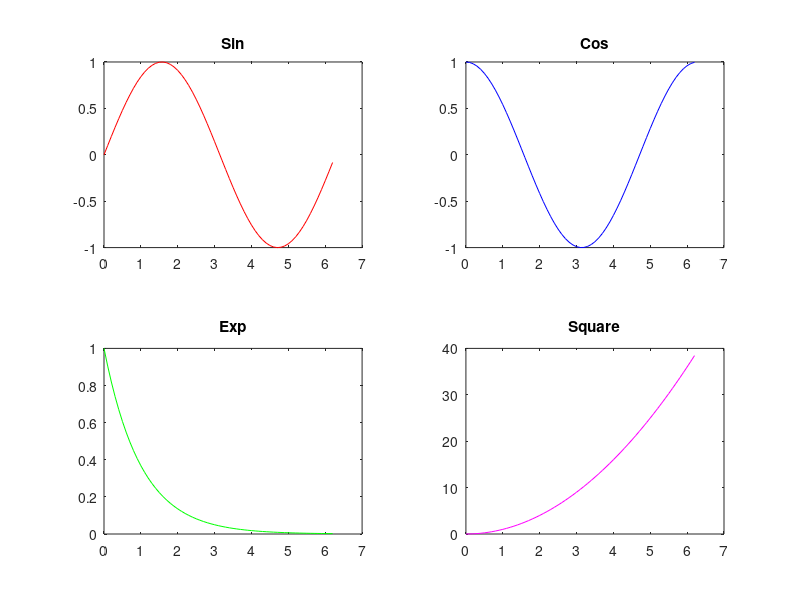

The MATLAB script that drew this image:
a = 7; %Defining a variable
% Comment
x = 6 + 9i; %Defining a complex variavle
row_vector = [1 2 4]; % just an array
row_vector2 = [6 5 8];
col_vector = [1;2;4];
dot_product = row_vector*col_vector;
dot_product2 = row_vector*row_vector2';

%Defining a matrix (2D vector)
Matrix1 = [1 2 3; 4 5 6; 3 3 9];
Matrix2 = [10 20 30; 40 50 60; 70 80 90];
element = Matrix1(2,3);  %should print the 3rd element of the 2nd row
matrix_multiplication = Matrix1*Matrix2;
element_wise_product = Matrix1.*Matrix2;
transpose = Matrix1';
Matrix1_det = det(Matrix1); %gets the determinant of the matrix
Matrix1_inv = inv(Matrix1); %gets the inverse of the matrix
[Matrix1, Matrix2]; %concatenates both the matrix side by side
[Matrix1; Matrix2]; %concatenates both the matrix one on top of another


A = (1:10)'; %prints 1 to 10 both inclusive, in one column. remove " ' " to print in a row
B = 0:2:100; %start element:step size:end element
Zeros = zeros(3); %3x3 matrix with all elements equal to 0
Ones = ones(4); %4x4 matrix with all elements equal to 1
Identity = eye(3); %3x3 identity matrix

%Plotting

x = linspace(0,2*pi); %By default generates 100 values from 0 to 2pi
y1 = sin(x);
y2 = cos(x);
%{
plot(x,y1,"",x,y2);
legend("Sine","Cos");

%}
semilogx(x,y1)
figure(1)
grid on

y1= log10(x);
y2= cos(x);


% plot(x,y1,'g*','LineWidth',4);
% plot(x,y1,'b--',x,y2); 
% legend("Sine", "Cosine");
% semilogx(x,y1)
% figure(1)
% title("Plot")
% grid on

x = 0:0.1:2*pi;
y1 = sin(x);
y2 = cos(x);
y3 = exp(-x);
y4 = x.^2;


subplot(2,2,1);
plot(x,y1,'r-')
title('Sin')

subplot(2,2,2);
plot(x,y2,'b-')
title('Cos')

subplot(2,2,3);
plot(x,y3,'g-')
title('Exp')

subplot(2,2,4);
plot(x,y4,'m-')
title('Square')



% creating a transfer function
G = tf([1 3],[1 1]);
